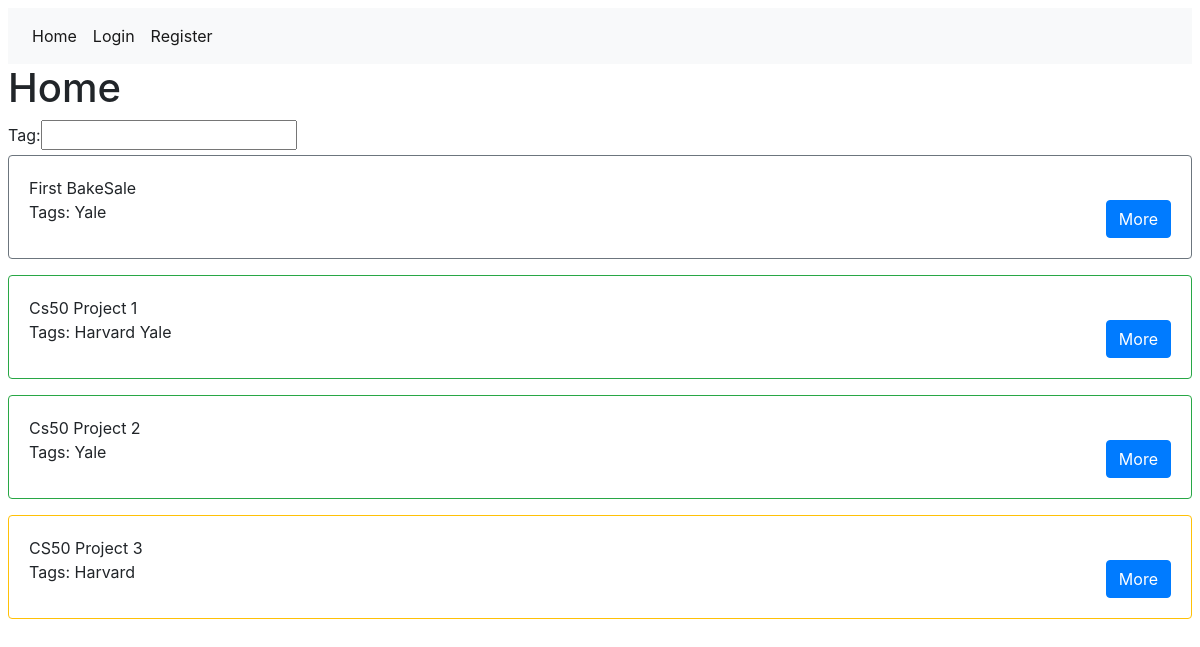
/projects/, run on the app's committed database.
### users/models.py (models this page shows, shortened)
class Project(models.Model):
    name = models.CharField(max_length=64)
    manager = models.ForeignKey(User, on_delete=models.PROTECT, related_name='manager')
    status = models.ForeignKey('Status', on_delete=models.PROTECT,)
    contributors = models.ManyToManyField(User, related_name='contributor', blank=True,)
    description = models.TextField()
    tags = models.ManyToManyField(Tag, blank=True,)

class Tag(models.Model):
    tag = models.CharField(max_length=64)
    def __str__(self):
        return f"{self.tag}"

### projects/views.py (the view)
# urls.py: path("", views.home_view, name="home"),
def home_view(request):
    if request.method == "POST":
        form = SearchForm(request.POST)
        if form.is_valid():
            tag = form.cleaned_data['tag']
            tag = Tag.objects.get(tag = tag)
            projects = Project.objects.filter(tags = tag.id)
    if not request.user.is_authenticated:
        base = "users/base.html"
        projects = Project.objects.all()
    else:
        user = request.user
        base = "projects/base.html"
        projects = Project.objects.exclude(contributors = request.user).exclude(manager = request.user).all()
    context = {
        "projects": projects,
        "base": base,
        "form": SearchForm()
    }
    return render(request, "projects/home.html", context)

### projects/forms.py
class SearchForm(ModelForm):
    class Meta:
        model = Tag
        fields = ['tag']

### projects/templates/projects/home.html (shortened to what this page needs)
{% extends base %}
{% block body %}
  <h1>Home</h1>
  <form action="{% url 'projects:home' %}" method="post">
    {{form}}
  </form>
  {% for project in projects %}
    <div class="{{project.status.cardClass.cardClass}}">
      <div class="card-body">
          {{project.name}}<br>
          Tags:
            {% for tag in project.tags.all %}
              {{tag}}
            {% endfor %}
        <a href="{% url 'projects:manage_project' project.id %}" class="float-right btn btn-primary">More</a>
      </div>
    </div>
  {% endfor %}
{% endblock %}

### data on the page
Project: name "First BakeSale"
Tag: tag "Yale"
Project: name "Cs50 Project 1"
Tag: tag "Harvard"
Project: name "Cs50 Project 2"
Project: name "CS50 Project 3"
